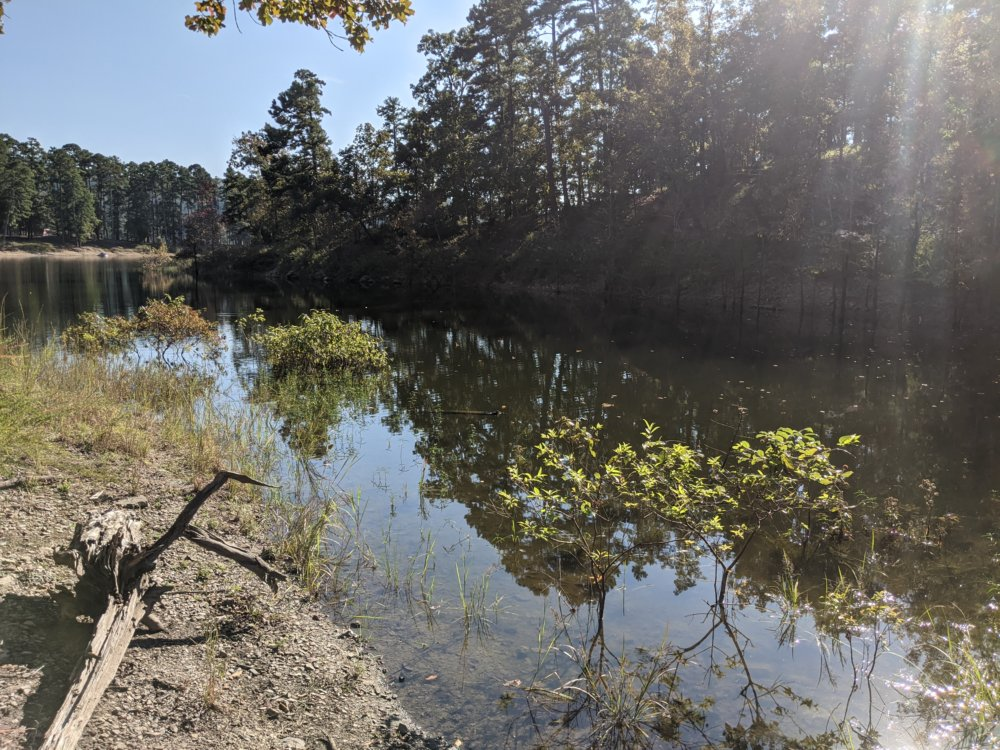
#> input picture A04/input/lakeOne.jpg, 1000 x 750 px
$ python Program.py
#> lines starting #> are read from the running program, lines starting #| are printed output that depends on the picture
import numpy as np
import cv2
import math
DEBUG=True

def show(img,title="image",wait=True):
    d=max(img.shape[:2])
    if d>1000:
        step=int(math.ceil(d/1000))
        img=img[::step,::step]
    if not DEBUG:
        return
    if np.all(0<=img) and np.all(img<256):
        cv2.imshow(title,np.uint8(img))
    else:
        print("normalized version")
        cv2.imshow(title,normalize(img))
    if wait:
        cv2.waitKey(0)
        cv2.destroyAllWindows()
    else:
        cv2.waitKey(1)

def normalize(img):
    img_copy=img*1.0
    img_copy-=np.min(img_copy)
    img_copy/=np.max(img_copy)
    img_copy*=255.9999
    return np.uint8(img_copy)

def drawSeam(img,seam,color=0):
    copyImg=img*1
    for x,y in seam:
        copyImg[y,x]=color
    return copyImg

img1=cv2.imread("input/lakeOne.jpg")
#> img1 is the input picture: shape (750, 1000, 3); mean B, G, R 102.5, 107.3, 108.1
img2=cv2.imread("input/lakeTwo.jpg")
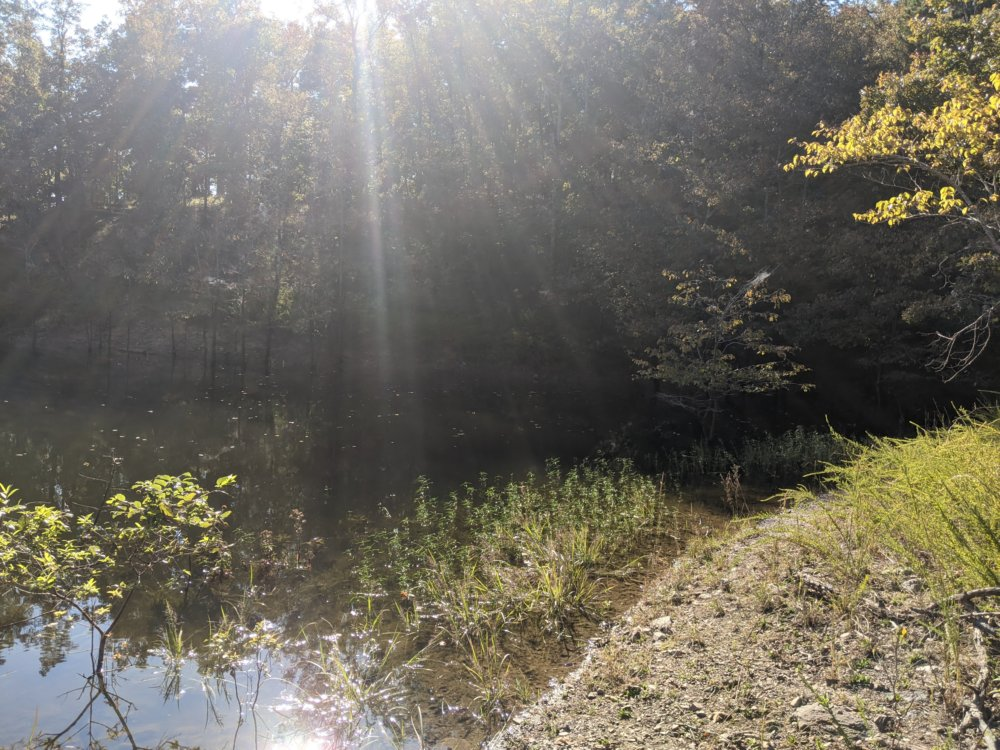
#> input picture A04/input/lakeTwo.jpg, 1000 x 750 px
#> img2 is the input picture: shape (750, 1000, 3); mean B, G, R 98.5, 109.7, 113.7
#img1=cv2.resize(img1,(0,0),fx=.4,fy=.4)
#img2=cv2.resize(img2,(0,0),fx=.4,fy=.4)

orb = cv2.ORB_create()

kp1 = orb.detect(img1)
#> kp1 = 500 keypoints; strongest (x, y, size): (562, 200, 31), (562, 199, 37.2), (295, 137, 31), (646, 429, 31)
kp2 = orb.detect(img2)
#> kp2 = 500 keypoints; strongest (x, y, size): (964, 212, 31), (890, 223, 31), (784, 167, 31), (892, 198, 37.2)

kp1,des1 = orb.compute(img1,kp1)
kp2,des2 = orb.compute(img2,kp2)
# ~ for d in des1:
    # ~ print(d)

bf = cv2.BFMatcher()

matches = bf.knnMatch(des1,des2,k=2)
#> matches = 500 matches

#BF: BRUTE FORCE
#KNN: k-Nearest Neighbors


# ~ good=[m[0] for m in matches]
good = []
for m,n in matches:
    if m.distance < 0.9*n.distance:
        print(des1[m.queryIdx])
        print(des2[m.trainIdx])
        print()
        good.append(m)
#> this loop made 500 passes
#> (printed output is left out)
#> after the loop, good = 89 matches

img3 = cv2.drawMatches(img1,kp1,img2,kp2,good,None)
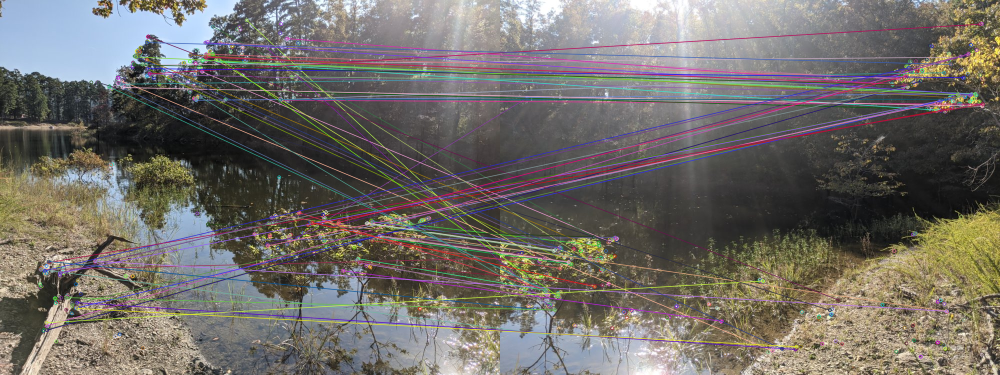
#> img3: shape (750, 2000, 3) (shown at 1/2 size); mean B, G, R 104.1, 109.1, 113.3
cv2.imwrite("matches.png",img3)
show(img3)
#> in show, `img=img[::step,::step]`:
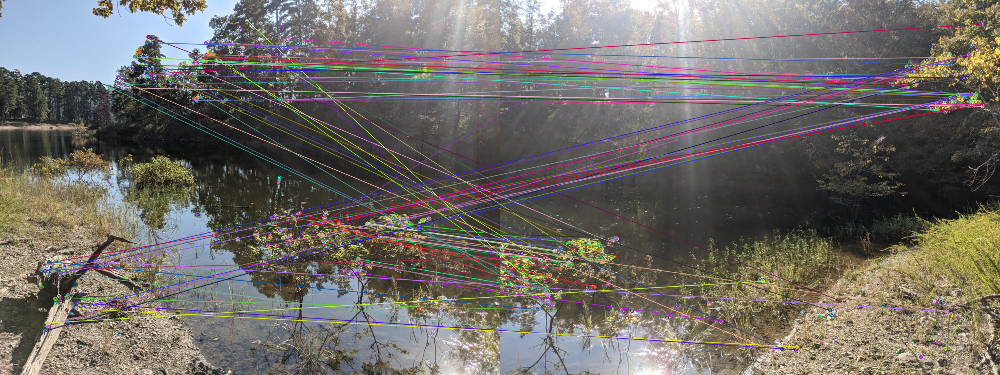
#> img: shape (375, 1000, 3); mean of channels 0, 1, 2 104.2, 109.2, 113.4; drawn as B, G, R

points1=[]
points2=[]
for m in good:
    pt1=kp1[m.queryIdx].pt
    pt2=kp2[m.trainIdx].pt
    points1.append(pt1)
    points2.append(pt2)
#> this loop made 89 passes
#> (pt1, pt2) on passes 1 to 12: ((825, 476), (204, 519)), ((573, 488), (54, 195)), ((493, 40), (51.84, 555.8)), ((733, 447), (106.8, 501.6)), ((819, 448), (198, 491)), ((582, 153), (783.8, 168)), ((93, 659), (841, 162)), ((404, 143), (219, 482.7)), ((244, 162), (544.3, 701.3)), ((392, 200), (943.2, 187.2)), ((550, 430), (891.6, 621.6)), ((624, 443), (950.4, 187.2))
#> after the loop, points1 = 89 pairs, first value 81 to 825, second value 40 to 660; points2 = 89 pairs, first value 51.84 to 965, second value 48 to 701.3

H,_=cv2.findHomography(np.float32(points2), np.float32(points1), cv2.RANSAC, 5.0)
#> H = [[0.258, -0.0953, 663.2], [-0.211, 0.761, 32.85], [-0.000698, -9.55e-05, 1]]
T=np.array([[1,0,0],[0,1,100],[0,0,1]])

img1=cv2.imread("input/lakeOne.jpg")
img2=cv2.imread("input/lakeTwo.jpg")
h,w=img1.shape[:2]
#> h = 750; w = 1000

target_size=(2*w,2*h)
#> target_size = (2000, 1500)
tout1=T
tout2=T@H
#> tout2 = [[0.258, -0.0953, 663.2], [-0.281, 0.752, 132.9], [-0.000698, -9.55e-05, 1]]
# out1=cv2.warpPerspective(img1,T,target_size)
#out1=cv2.warpPerspective(img1,T,dsize=target_size)
out2=cv2.warpPerspective(img2,tout2,dsize=target_size)
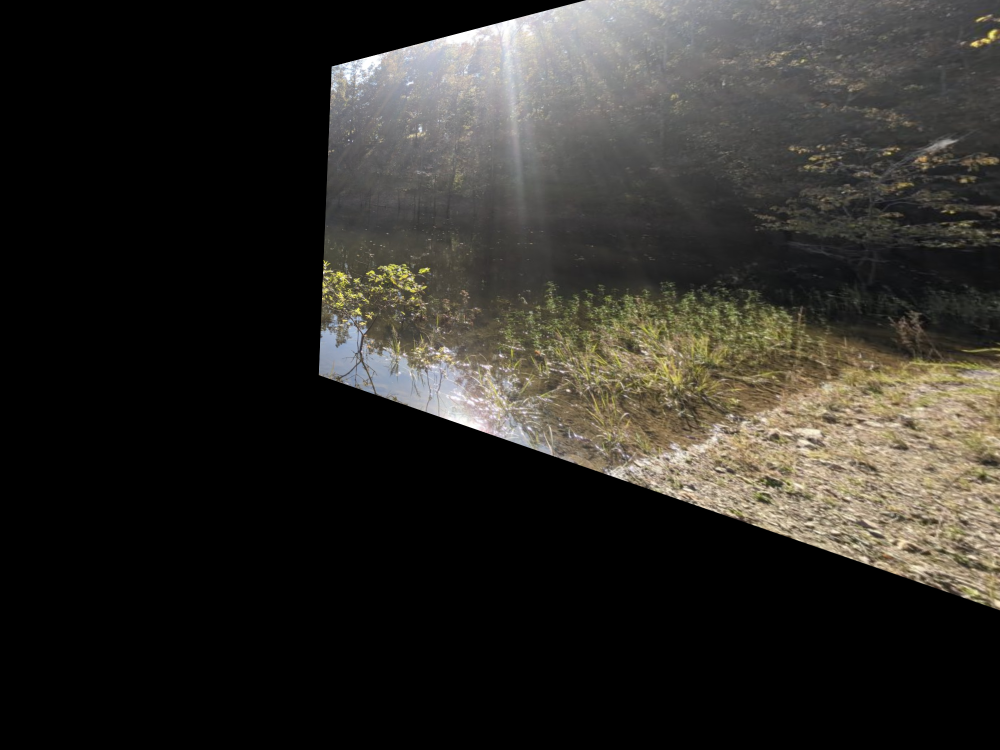
#> out2: shape (1500, 2000, 3) (shown at 1/2 size); mean B, G, R 40, 44.7, 46.9
out1=out2
mask2=cv2.warpPerspective(img2*0+255,T@H,dsize=target_size)
show(mask2)

mask2=cv2.erode(mask2,np.ones((101,101),np.uint8))
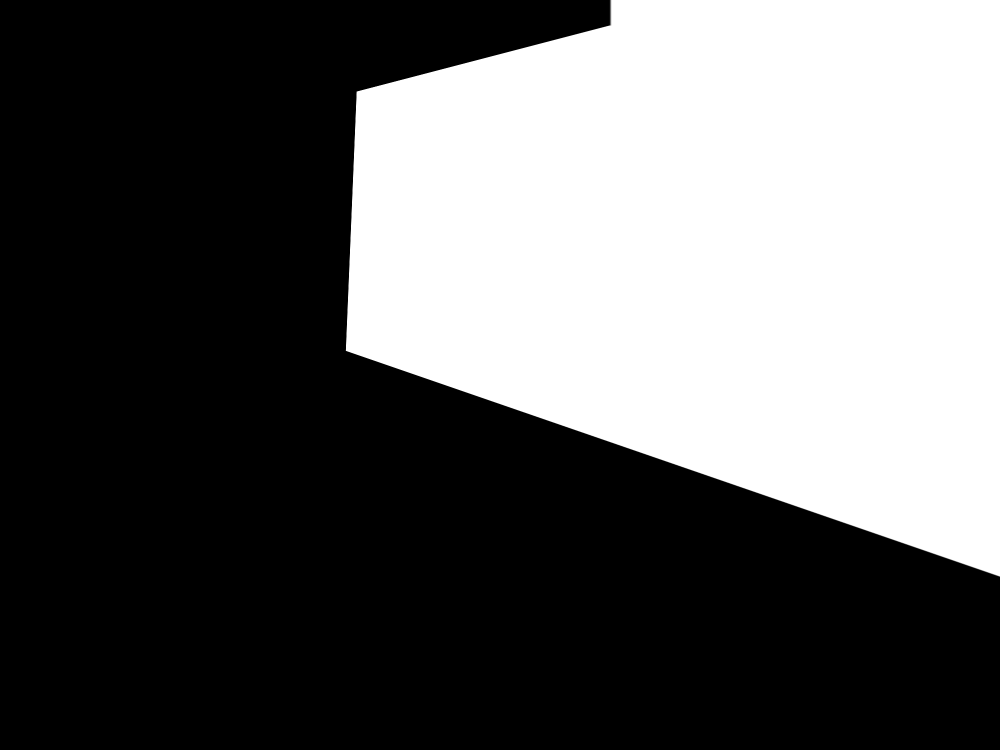
#> mask2: shape (1500, 2000, 3) (shown at 1/2 size); min 0, max 255, mean 97.3
cv2.GaussianBlur(mask2,(101,101),-1)/255.0
show(mask2)
#out1[where out1 isnt]=out2[where out1 isnt]

comp=out2*mask2*(1-mask2)
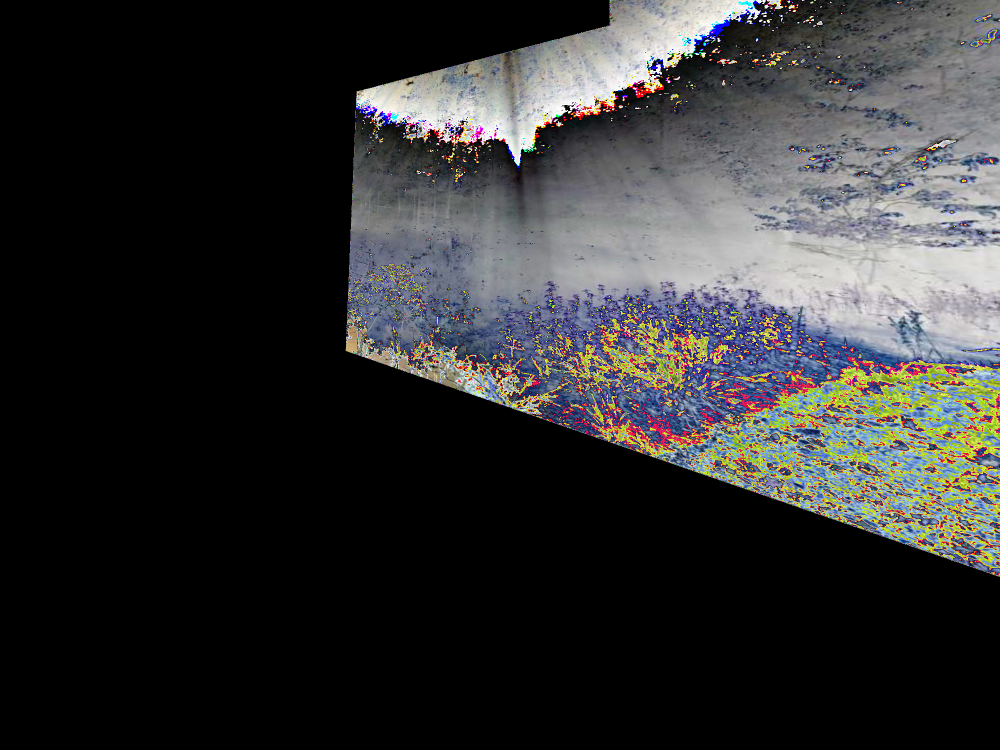
#> comp: shape (1500, 2000, 3) (shown at 1/2 size); mean B, G, R 49.8, 49.4, 49.3
show(comp)
#> call 4 of show, with title = 'image', wait = True
#> in show (call 4), `img=img[::step,::step]`:
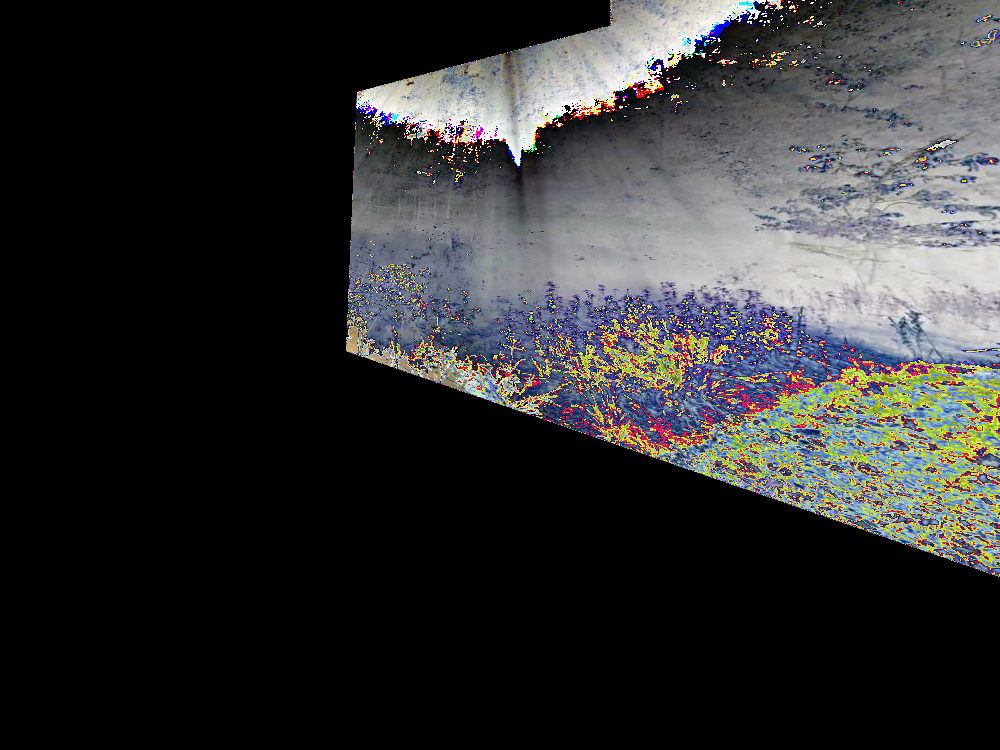
#> img: shape (750, 1000, 3); mean of channels 0, 1, 2 49.8, 49.4, 49.3; drawn as B, G, R
cv2.imwrite("pano.png",comp)

diff=out1*1.0-out2
#> diff: shape (1500, 2000, 3) float64; every value is 0
# diff[(out1>0)^(out2>0)]=255
diff**=2
show(diff)
#> in show (call 5), `img=img[::step,::step]`: img: shape (750, 1000, 3) float64; every value is 0
diff=diff*.5

cost=diff*1.0
kernel=np.ones(3,np.float64)
for i in range(1,len(cost)):
    minAbove=cv2.erode(cost[i-1],kernel).T[0]
    cost[i]+=minAbove[0]

show(cost)
y=len(cost)-1
#> y = 1499
x=np.argmin(cost[y])
#> x = 0
seam=[(x,y)]
#> seam = [(0, 1499)]
while len(seam)<len(cost):
    x,y=seam[-1]
    newY=y-1
#> (the run stopped early here; a loop or call above may not have finished)
